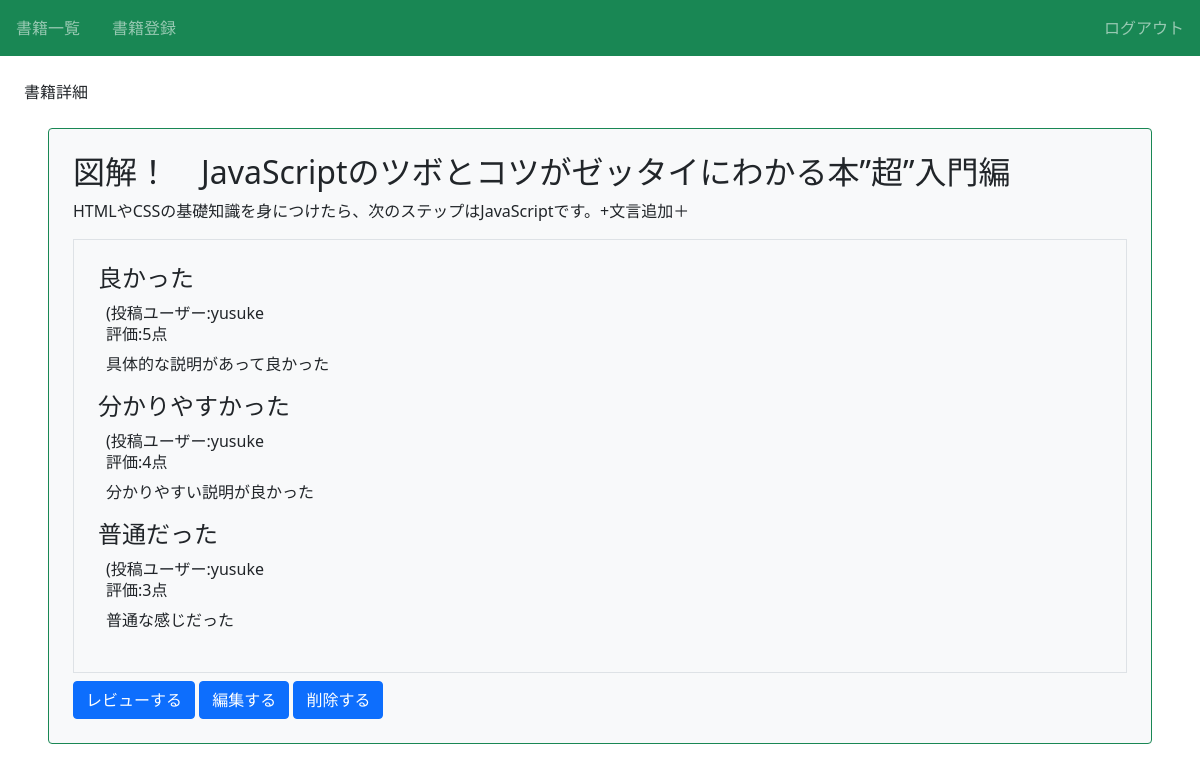
The app's page /book/7/detail/ (signed in) with its own data.
### book/models.py (models this page shows, shortened)
class Book(models.Model):
    title = models.CharField(max_length=100)
    text = models.TextField()
    thumbnail= models.ImageField(null=True, blank=True)
    category = models.CharField(
        max_length=100,
        choices=CATEGORY
    )
    user = models.ForeignKey('auth.User',on_delete=models.CASCADE)

class Review(models.Model):
    book = models.ForeignKey(Book, on_delete=models.CASCADE)
    title = models.CharField(max_length=100)
    text = models.TextField()
    rate = models.IntegerField(choices=RATE_CHOICES)
    user = models.ForeignKey('auth.User', on_delete=models.CASCADE)

### book/views.py (the view)
# urls.py: path('book/<int:pk>/detail/', views.DetailBookView.as_view(), name = 'detail-book'),
class DetailBookView(LoginRequiredMixin,DetailView):
    template_name = 'book/book_detail.html'
    model = Book

### book/templates/book/book_detail.html (shortened to what this page needs)
{% extends 'base.html' %}
{% block hl %}書籍詳細{% endblock %}
{% block content%}
    <div class="p-4 m-4 bg-light border border-success rounded">
        <h2 class="text success">{{ object.title }}</h2>
        <p>{{ object.text}}</p>
        <div class="border p-4 mb-2">
            {% for review in object.review_set.all %}
            <div>
                <h3 class="h4">{{review.title}}</h3>
                <div class="px-2">
                    <span>(投稿ユーザー:{{ review.user.username}}</span>
                    <h6>評価:{{ review.rate}}点</h6>
                    <p>{{ review.text}}</p>
                </div>
            </div>
            {% endfor %}
        </div>
        <a href="{% url 'review' object.pk %}" class="btn btn-primary">レビューする</a>
        <a href="{% url 'update-book' object.pk %}" class="btn btn-primary">編集する</a>
        <a href="{% url 'delete-book' object.pk %}" class="btn btn-primary">削除する</a>
    </div>
{% endblock %}

### book/static/book/css/style.css (style rules this page uses)
a { text-decoration: none; }

### records on screen
Book: title "図解！ JavaScriptのツボとコツがゼッタイにわかる本”超”入門編", text "HTMLやCSSの基礎知識を身につけたら、次のステップはJavaScriptです。+文言追加＋"
Review: title "良かった", user.username "yusuke", rate "5", text "具体的な説明があって良かった"
Review: title "分かりやすかった", user.username "yusuke", rate "4", text "分かりやすい説明が良かった"
Review: title "普通だった", user.username "yusuke", rate "3", text "普通な感じだった"
